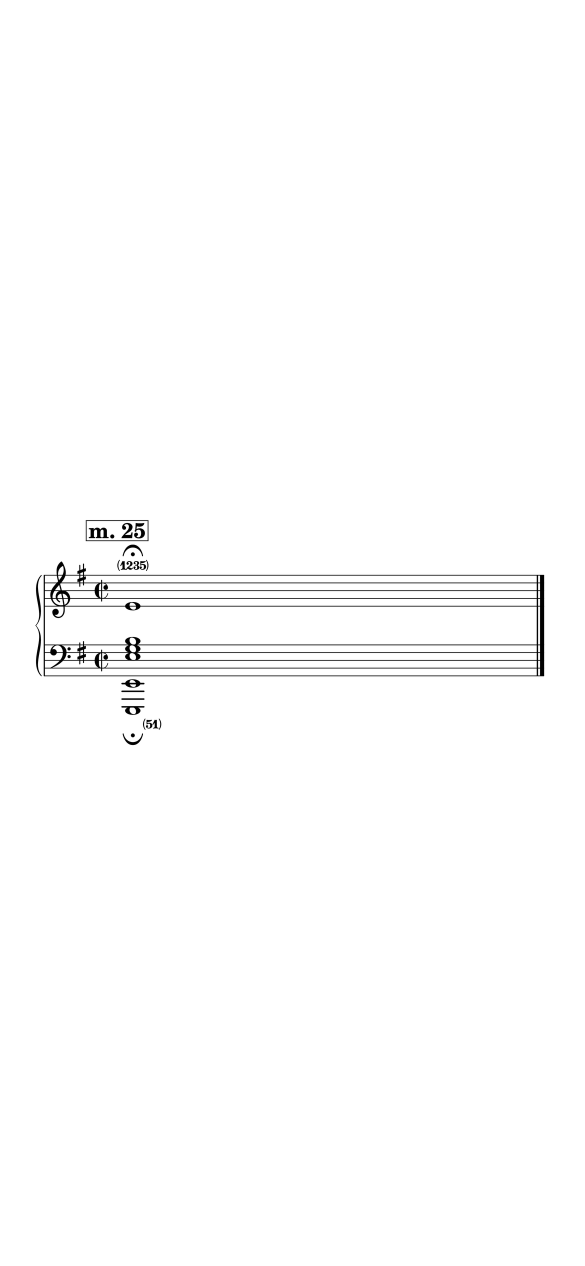
#> input picture artmended/chopin-op28-no4-prelude/cards/01-m25.png, 1170 x 2532 px (shown at 1/2 size); its folder holds only this picture in this run
$ python -i render.py   (imports and definitions only)
#> lines starting #> are read from the running program, lines starting #| are printed output that depends on the picture; after the words box and inside, x2 and y2 are one past the last pixel; in counts of white or black regions, pixels touching at a corner belong together
#> further down, picture is the input picture: PIL image 1170x2532 RGB; min 0, max 255, mean 252.7
from __future__ import annotations

import subprocess
import shutil
from pathlib import Path

from PIL import Image, ImageChops, ImageOps

from .acquire import find_musescore


IPHONE_SIZE = (1170, 2532)
SAFE_CONTENT_SIZE = (1050, 2260)


# [60 lines left out: functions _render_pages, _find_lilypond, _render_lilypond_pages, _stack_pages, not called in this run]


def _crop_white_space(image: Image.Image, padding: int = 36) -> Image.Image:
#> called with padding = 36
    white = Image.new("RGB", image.size, "white")
#> white: PIL image 1170x2532 RGB; every value is 255
    difference = ImageChops.difference(image, white).convert("L")
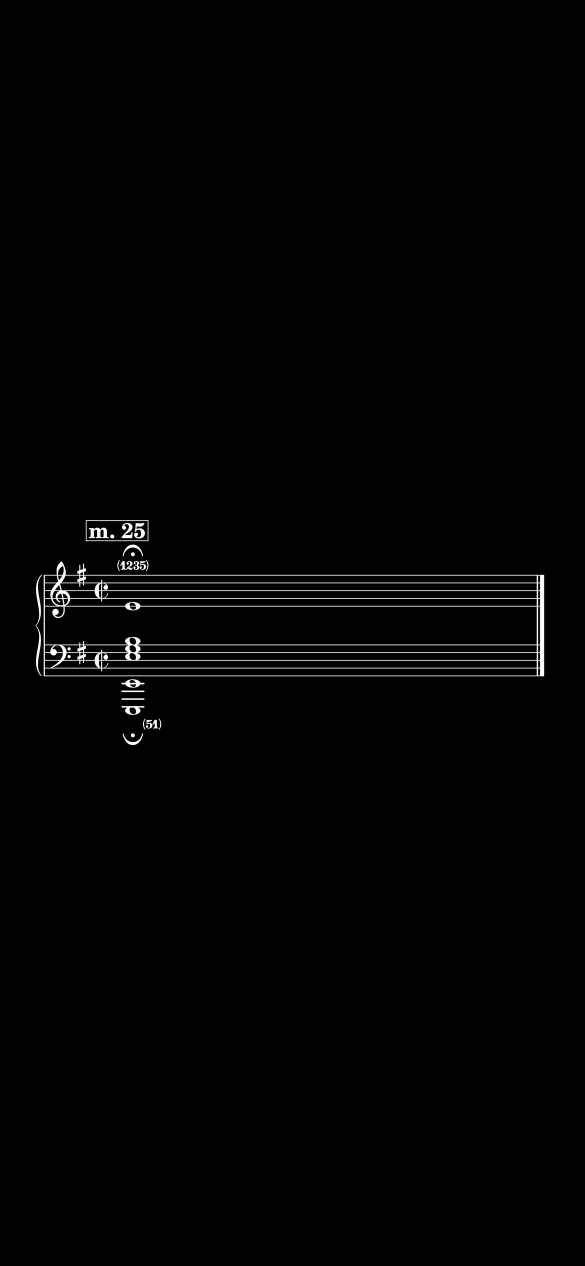
#> difference: PIL image 1170x2532 L (shown at 1/2 size); min 0, max 255, mean 2.3
    mask = difference.point(lambda value: 255 if value > 14 else 0)
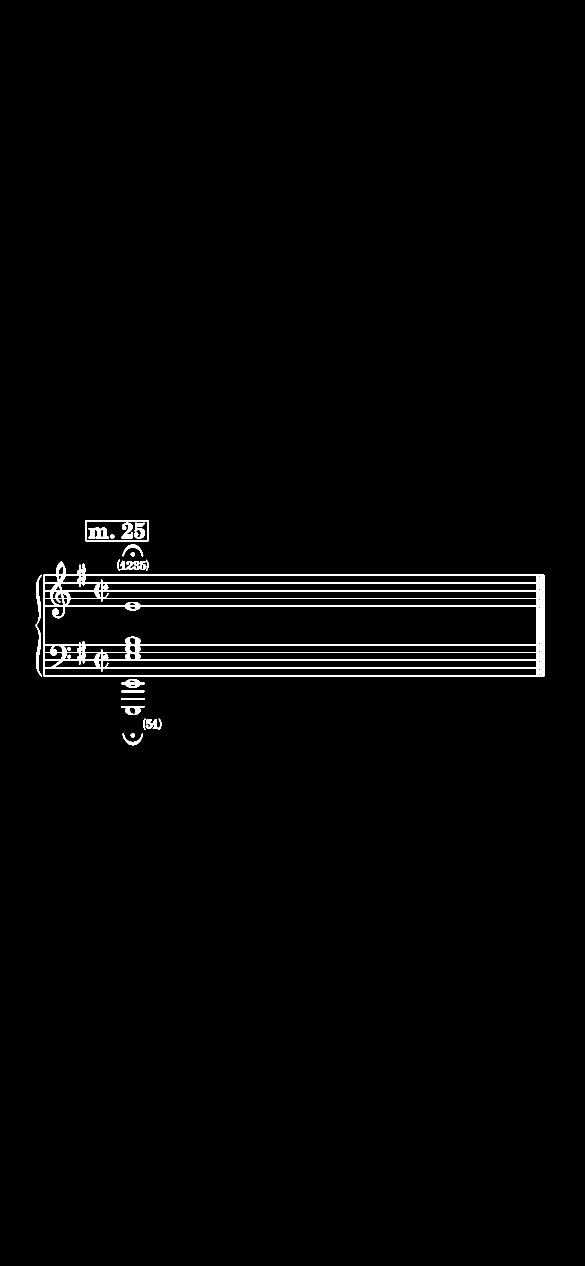
#> mask: PIL image 1170x2532 L (shown at 1/2 size); 1.4% white; 21 white regions, largest, box (x1, y1, x2, y2) and area: (87, 1122, 1089, 1353) 34702, (171, 1040, 298, 1083) 943, (71, 1149, 84, 1353) 934
    bbox = mask.getbbox()
#> bbox = (71, 1040, 1089, 1491)
    if bbox is None:
        raise RuntimeError("MuseScore produced an empty image.")
    left, top, right, bottom = bbox
#> left = 71; top = 1040; right = 1089; bottom = 1491
    left = max(0, left - padding)
#> left = 35
    top = max(0, top - padding)
#> top = 1004
    right = min(image.width, right + padding)
#> right = 1125
    bottom = min(image.height, bottom + padding)
#> bottom = 1527
    return image.crop((left, top, right, bottom))
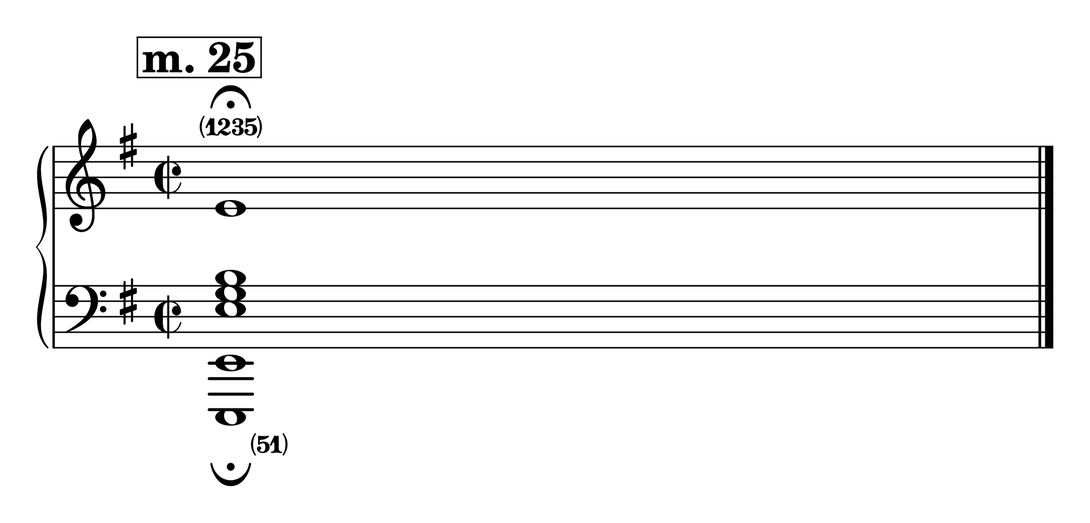
#> returned value: PIL image 1090x523 RGB; min 0, max 255, mean 242.9


# [30 lines left out: functions render_card, render_lilypond_card, not called in this run]

>>> from PIL import Image
>>> picture = Image.open('../../../../chopin-op28-no4-prelude/cards/01-m25.png')
>>> result = _crop_white_space(picture)
